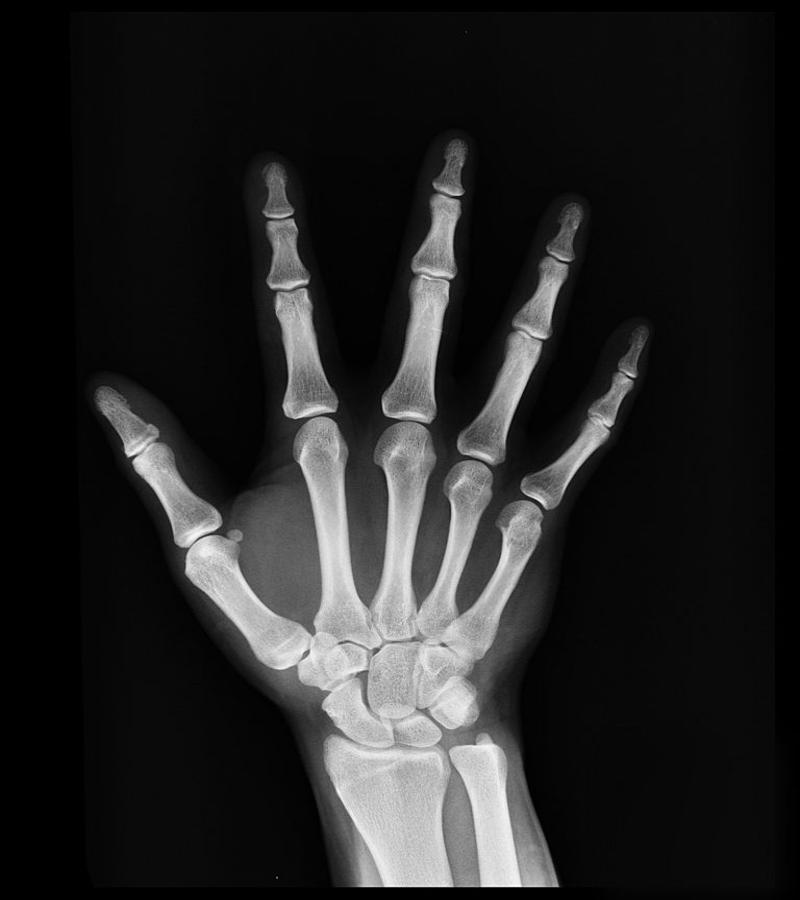
%> input picture HW02/Questions/hand_xray.jpg, 800 x 900 px
$ octave HW02_Q2.m   (GNU Octave 9; MATLAB toolbox functions it lacks are replaced by stand-ins)
%> lines starting %> are read from the running program, lines starting %| are printed output that depends on the picture; long printed decimals are rounded
### CommonUtils/save_figure.m
function save_figure(fig,fileName)
    frame = getframe(fig);
    imwrite(frame.cdata,fileName);
end

### CommonUtils/create_figure.m
function fig = create_figure(name, pos)
if nargin < 1 || isempty(name), name='figure'; end
if nargin < 2, pos=[0.2,0.2,0.6,0.6]; end
fig = figure('Color','white', 'ToolBar', 'none', 'MenuBar', 'none', 'Units', 'normalized','NumberTitle', 'off', ...
    'outerposition',pos, 'Name', name);
end

### HW02/Q2/HW02_Q2.m
clc; clear; close all; addpath('../../CommonUtils');
Questions_folder = '../Questions/';
hand_xray = im2double(imread(fullfile(Questions_folder,'hand_xray.jpg')));
%> hand_xray: size 900x800 double; min 0, max 0.996, mean 0.142
x = hand_xray;

fig = create_figure('Part A', [0.2,0.5,0.6,0.4]);
X = fft2(x);
subplot(121); imshow(x)
subplot(122); imagesc(log(abs(fftshift(X)))); colorbar; colormap('gray')
save_figure(fig, 'PartA.png')
%> in save_figure, `imwrite(frame.cdata,fileName);`:
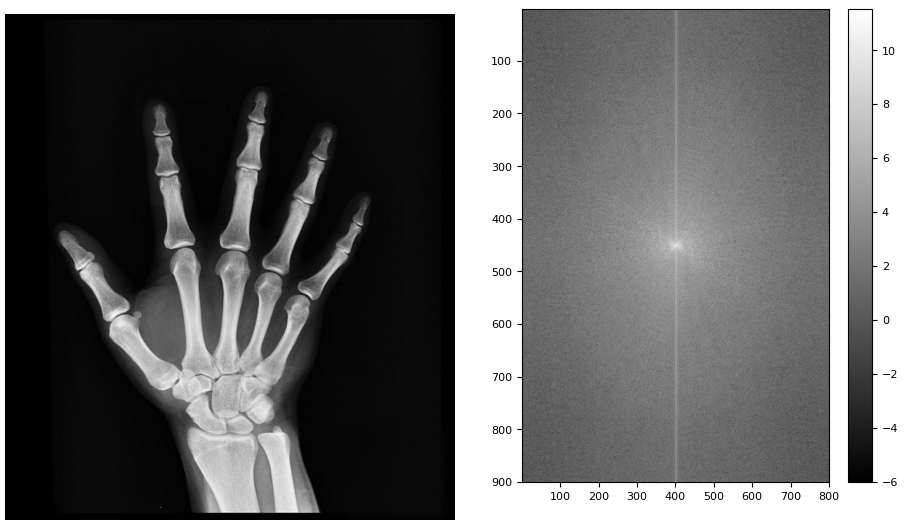
%> saved as PartA.png: size 528x905x3 uint8; min 0, max 255, mean 103
%%
n = numel(x);
%> n = 720000
average = sum(x,'all') ; DC = X(1,1);
%> after `average = sum(x,'all')`: average = 102504.3
%> after `DC = X(1,1)`: DC = 102504.3
disp(['Summation: ' num2str(average) '    DC: ' num2str(DC) '  -->  Difference: ' num2str(abs(DC-average))])
%| Summation: 102504.2824    DC: 102504.2824  -->  Difference: 4.1511e-07
disp(['Average: ' num2str(average/n) '    Normalized  DC: ' num2str(DC/n) '  -->  Difference: ' num2str(abs(DC-average)/n)])
%| Average: 0.1424    Normalized  DC: 0.1424  -->  Difference: 5.7654e-13

$ run again, with HW02/Questions/brain_xray.jpg copied over HW02/Questions/hand_xray.jpg
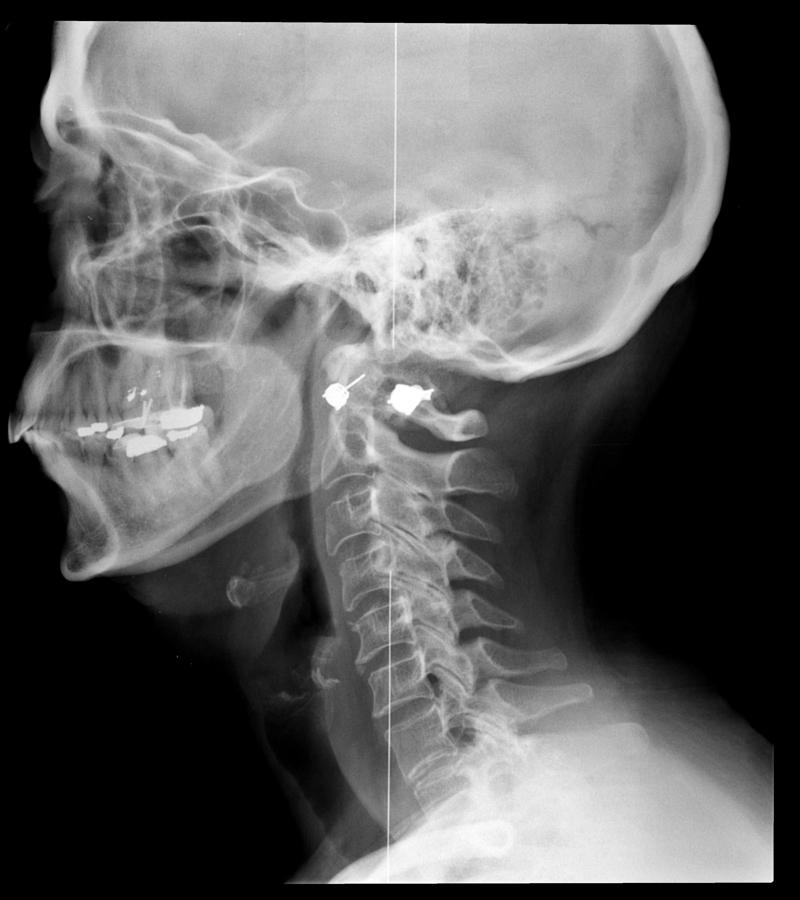
%> input picture HW02/Questions/brain_xray.jpg, 800 x 900 px
%> in save_figure, `imwrite(frame.cdata,fileName);`:
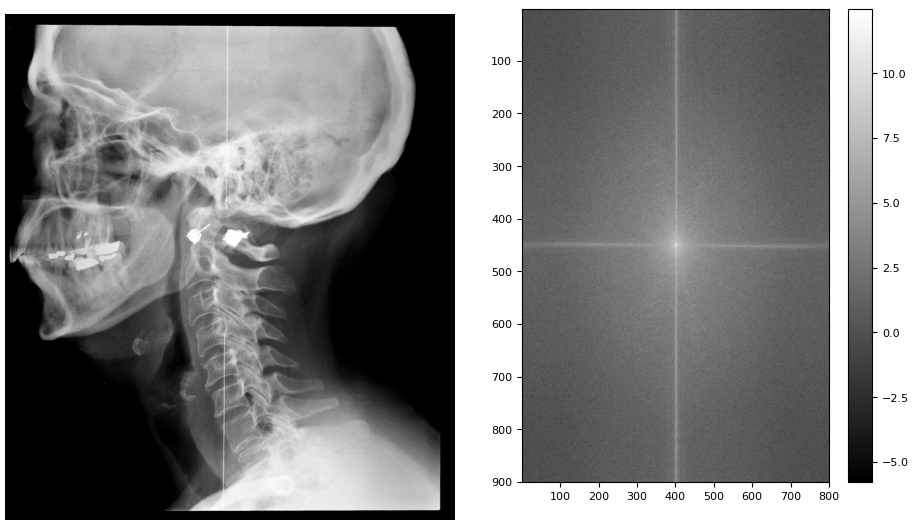
%> saved as PartA.png: size 528x916x3 uint8; min 0, max 255, mean 128.6
%> average = 267684.9
%| Summation: 267684.8863    DC: 267684.8863  -->  Difference: 2.5844e-08
%| Average: 0.3718    Normalized  DC: 0.3718  -->  Difference: 3.5895e-14
